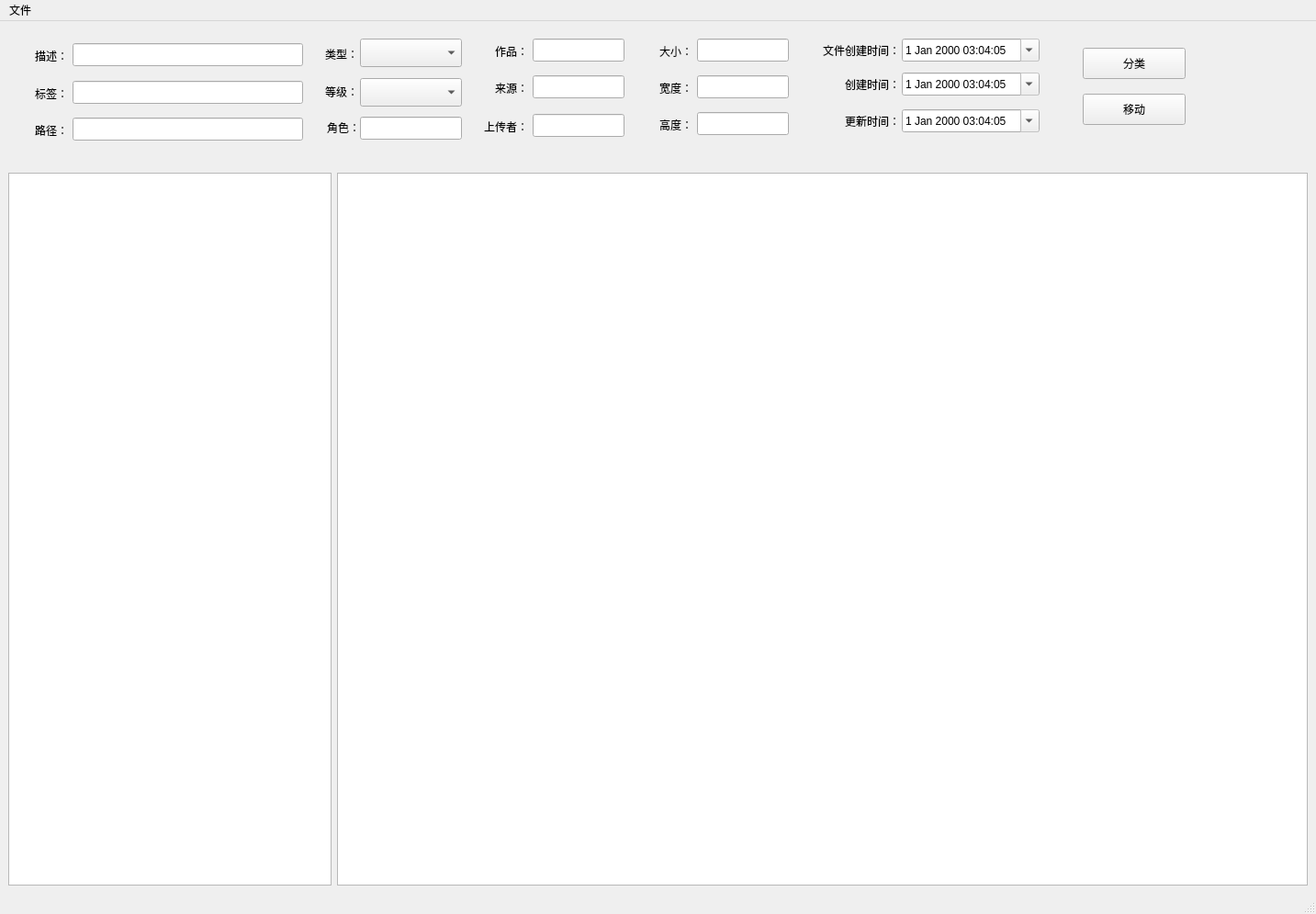
<?xml version="1.0" encoding="UTF-8"?>
<ui version="4.0">
 <class>Main</class>
 <widget class="QMainWindow" name="Main">
  <property name="geometry">
   <rect>
    <x>0</x>
    <y>0</y>
    <width>1433</width>
    <height>995</height>
   </rect>
  </property>
  <property name="acceptDrops">
   <bool>true</bool>
  </property>
  <property name="windowTitle">
   <string>图片整理程序</string>
  </property>
  <widget class="QWidget" name="centralwidget">
   <layout class="QVBoxLayout" name="verticalLayout" stretch="0,1">
    <item>
     <widget class="QWidget" name="widget" native="true">
      <property name="sizePolicy">
       <sizepolicy hsizetype="Expanding" vsizetype="Expanding">
        <horstretch>0</horstretch>
        <verstretch>0</verstretch>
       </sizepolicy>
      </property>
      <property name="minimumSize">
       <size>
        <width>0</width>
        <height>150</height>
       </size>
      </property>
      <widget class="QPushButton" name="pushButton_classify">
       <property name="geometry">
        <rect>
         <x>1170</x>
         <y>20</y>
         <width>112</width>
         <height>34</height>
        </rect>
       </property>
       <property name="text">
        <string>分类</string>
       </property>
      </widget>
      <widget class="QComboBox" name="comboBox_type">
       <property name="geometry">
        <rect>
         <x>383</x>
         <y>10</y>
         <width>111</width>
         <height>31</height>
        </rect>
       </property>
      </widget>
      <widget class="QLineEdit" name="lineEdit_desc">
       <property name="geometry">
        <rect>
         <x>70</x>
         <y>15</y>
         <width>251</width>
         <height>25</height>
        </rect>
       </property>
      </widget>
      <widget class="QLabel" name="label">
       <property name="geometry">
        <rect>
         <x>4</x>
         <y>19</y>
         <width>61</width>
         <height>20</height>
        </rect>
       </property>
       <property name="text">
        <string>描述：</string>
       </property>
       <property name="alignment">
        <set>Qt::AlignRight|Qt::AlignTrailing|Qt::AlignVCenter</set>
       </property>
      </widget>
      <widget class="QLabel" name="label_2">
       <property name="geometry">
        <rect>
         <x>4</x>
         <y>60</y>
         <width>61</width>
         <height>20</height>
        </rect>
       </property>
       <property name="text">
        <string>标签：</string>
       </property>
       <property name="alignment">
        <set>Qt::AlignRight|Qt::AlignTrailing|Qt::AlignVCenter</set>
       </property>
      </widget>
      <widget class="QLineEdit" name="lineEdit_tag">
       <property name="geometry">
        <rect>
         <x>70</x>
         <y>56</y>
         <width>251</width>
         <height>25</height>
        </rect>
       </property>
      </widget>
      <widget class="QComboBox" name="comboBox_level">
       <property name="geometry">
        <rect>
         <x>383</x>
         <y>53</y>
         <width>111</width>
         <height>31</height>
        </rect>
       </property>
      </widget>
      <widget class="QLabel" name="label_3">
       <property name="geometry">
        <rect>
         <x>320</x>
         <y>17</y>
         <width>61</width>
         <height>20</height>
        </rect>
       </property>
       <property name="text">
        <string>类型：</string>
       </property>
       <property name="alignment">
        <set>Qt::AlignRight|Qt::AlignTrailing|Qt::AlignVCenter</set>
       </property>
      </widget>
      <widget class="QLabel" name="label_4">
       <property name="geometry">
        <rect>
         <x>320</x>
         <y>58</y>
         <width>61</width>
         <height>20</height>
        </rect>
       </property>
       <property name="text">
        <string>等级：</string>
       </property>
       <property name="alignment">
        <set>Qt::AlignRight|Qt::AlignTrailing|Qt::AlignVCenter</set>
       </property>
      </widget>
      <widget class="QLabel" name="label_5">
       <property name="geometry">
        <rect>
         <x>505</x>
         <y>14</y>
         <width>61</width>
         <height>20</height>
        </rect>
       </property>
       <property name="text">
        <string>作品：</string>
       </property>
       <property name="alignment">
        <set>Qt::AlignRight|Qt::AlignTrailing|Qt::AlignVCenter</set>
       </property>
      </widget>
      <widget class="QLineEdit" name="lineEdit_works">
       <property name="geometry">
        <rect>
         <x>571</x>
         <y>10</y>
         <width>100</width>
         <height>25</height>
        </rect>
       </property>
      </widget>
      <widget class="QLabel" name="label_6">
       <property name="geometry">
        <rect>
         <x>505</x>
         <y>54</y>
         <width>61</width>
         <height>20</height>
        </rect>
       </property>
       <property name="text">
        <string>来源：</string>
       </property>
       <property name="alignment">
        <set>Qt::AlignRight|Qt::AlignTrailing|Qt::AlignVCenter</set>
       </property>
      </widget>
      <widget class="QLineEdit" name="lineEdit_source">
       <property name="geometry">
        <rect>
         <x>571</x>
         <y>50</y>
         <width>100</width>
         <height>25</height>
        </rect>
       </property>
      </widget>
      <widget class="QLineEdit" name="lineEdit_path">
       <property name="enabled">
        <bool>true</bool>
       </property>
       <property name="geometry">
        <rect>
         <x>70</x>
         <y>96</y>
         <width>251</width>
         <height>25</height>
        </rect>
       </property>
       <property name="readOnly">
        <bool>true</bool>
       </property>
      </widget>
      <widget class="QLabel" name="label_7">
       <property name="geometry">
        <rect>
         <x>4</x>
         <y>100</y>
         <width>61</width>
         <height>20</height>
        </rect>
       </property>
       <property name="text">
        <string>路径：</string>
       </property>
       <property name="alignment">
        <set>Qt::AlignRight|Qt::AlignTrailing|Qt::AlignVCenter</set>
       </property>
      </widget>
      <widget class="QDateTimeEdit" name="dateTimeEdit_create">
       <property name="geometry">
        <rect>
         <x>973</x>
         <y>47</y>
         <width>150</width>
         <height>25</height>
        </rect>
       </property>
       <property name="frame">
        <bool>true</bool>
       </property>
       <property name="readOnly">
        <bool>true</bool>
       </property>
       <property name="buttonSymbols">
        <enum>QAbstractSpinBox::NoButtons</enum>
       </property>
       <property name="accelerated">
        <bool>false</bool>
       </property>
       <property name="keyboardTracking">
        <bool>true</bool>
       </property>
       <property name="showGroupSeparator" stdset="0">
        <bool>false</bool>
       </property>
       <property name="dateTime">
        <datetime>
         <hour>3</hour>
         <minute>4</minute>
         <second>5</second>
         <year>2000</year>
         <month>1</month>
         <day>1</day>
        </datetime>
       </property>
       <property name="calendarPopup">
        <bool>true</bool>
       </property>
      </widget>
      <widget class="QLabel" name="label_9">
       <property name="geometry">
        <rect>
         <x>880</x>
         <y>50</y>
         <width>91</width>
         <height>20</height>
        </rect>
       </property>
       <property name="text">
        <string>创建时间：</string>
       </property>
       <property name="alignment">
        <set>Qt::AlignRight|Qt::AlignTrailing|Qt::AlignVCenter</set>
       </property>
      </widget>
      <widget class="QDateTimeEdit" name="dateTimeEdit_update">
       <property name="geometry">
        <rect>
         <x>973</x>
         <y>87</y>
         <width>150</width>
         <height>25</height>
        </rect>
       </property>
       <property name="frame">
        <bool>true</bool>
       </property>
       <property name="readOnly">
        <bool>true</bool>
       </property>
       <property name="buttonSymbols">
        <enum>QAbstractSpinBox::NoButtons</enum>
       </property>
       <property name="accelerated">
        <bool>false</bool>
       </property>
       <property name="keyboardTracking">
        <bool>true</bool>
       </property>
       <property name="showGroupSeparator" stdset="0">
        <bool>false</bool>
       </property>
       <property name="dateTime">
        <datetime>
         <hour>3</hour>
         <minute>4</minute>
         <second>5</second>
         <year>2000</year>
         <month>1</month>
         <day>1</day>
        </datetime>
       </property>
       <property name="calendarPopup">
        <bool>true</bool>
       </property>
      </widget>
      <widget class="QLabel" name="label_10">
       <property name="geometry">
        <rect>
         <x>880</x>
         <y>90</y>
         <width>91</width>
         <height>20</height>
        </rect>
       </property>
       <property name="text">
        <string>更新时间：</string>
       </property>
       <property name="alignment">
        <set>Qt::AlignRight|Qt::AlignTrailing|Qt::AlignVCenter</set>
       </property>
      </widget>
      <widget class="QPushButton" name="pushButton_move">
       <property name="geometry">
        <rect>
         <x>1170</x>
         <y>70</y>
         <width>112</width>
         <height>34</height>
        </rect>
       </property>
       <property name="text">
        <string>移动</string>
       </property>
      </widget>
      <widget class="QLineEdit" name="lineEdit_role">
       <property name="geometry">
        <rect>
         <x>383</x>
         <y>95</y>
         <width>111</width>
         <height>25</height>
        </rect>
       </property>
      </widget>
      <widget class="QLabel" name="label_11">
       <property name="geometry">
        <rect>
         <x>322</x>
         <y>97</y>
         <width>61</width>
         <height>20</height>
        </rect>
       </property>
       <property name="text">
        <string>角色：</string>
       </property>
       <property name="alignment">
        <set>Qt::AlignRight|Qt::AlignTrailing|Qt::AlignVCenter</set>
       </property>
      </widget>
      <widget class="QLabel" name="label_8">
       <property name="geometry">
        <rect>
         <x>505</x>
         <y>96</y>
         <width>61</width>
         <height>20</height>
        </rect>
       </property>
       <property name="text">
        <string>上传者：</string>
       </property>
       <property name="alignment">
        <set>Qt::AlignRight|Qt::AlignTrailing|Qt::AlignVCenter</set>
       </property>
      </widget>
      <widget class="QLineEdit" name="lineEdit_author">
       <property name="geometry">
        <rect>
         <x>571</x>
         <y>92</y>
         <width>100</width>
         <height>25</height>
        </rect>
       </property>
      </widget>
      <widget class="QLineEdit" name="lineEdit_width">
       <property name="geometry">
        <rect>
         <x>750</x>
         <y>50</y>
         <width>100</width>
         <height>25</height>
        </rect>
       </property>
       <property name="readOnly">
        <bool>true</bool>
       </property>
      </widget>
      <widget class="QLabel" name="label_12">
       <property name="geometry">
        <rect>
         <x>684</x>
         <y>54</y>
         <width>61</width>
         <height>20</height>
        </rect>
       </property>
       <property name="text">
        <string>宽度：</string>
       </property>
       <property name="alignment">
        <set>Qt::AlignRight|Qt::AlignTrailing|Qt::AlignVCenter</set>
       </property>
      </widget>
      <widget class="QLineEdit" name="lineEdit_height">
       <property name="geometry">
        <rect>
         <x>750</x>
         <y>90</y>
         <width>100</width>
         <height>25</height>
        </rect>
       </property>
       <property name="readOnly">
        <bool>true</bool>
       </property>
      </widget>
      <widget class="QLabel" name="label_13">
       <property name="geometry">
        <rect>
         <x>684</x>
         <y>94</y>
         <width>61</width>
         <height>20</height>
        </rect>
       </property>
       <property name="text">
        <string>高度：</string>
       </property>
       <property name="alignment">
        <set>Qt::AlignRight|Qt::AlignTrailing|Qt::AlignVCenter</set>
       </property>
      </widget>
      <widget class="QLabel" name="label_14">
       <property name="geometry">
        <rect>
         <x>880</x>
         <y>13</y>
         <width>91</width>
         <height>20</height>
        </rect>
       </property>
       <property name="text">
        <string>文件创建时间：</string>
       </property>
       <property name="alignment">
        <set>Qt::AlignRight|Qt::AlignTrailing|Qt::AlignVCenter</set>
       </property>
      </widget>
      <widget class="QDateTimeEdit" name="dateTimeEdit_file_create">
       <property name="geometry">
        <rect>
         <x>973</x>
         <y>10</y>
         <width>150</width>
         <height>25</height>
        </rect>
       </property>
       <property name="frame">
        <bool>true</bool>
       </property>
       <property name="readOnly">
        <bool>true</bool>
       </property>
       <property name="buttonSymbols">
        <enum>QAbstractSpinBox::NoButtons</enum>
       </property>
       <property name="accelerated">
        <bool>false</bool>
       </property>
       <property name="keyboardTracking">
        <bool>true</bool>
       </property>
       <property name="showGroupSeparator" stdset="0">
        <bool>false</bool>
       </property>
       <property name="dateTime">
        <datetime>
         <hour>3</hour>
         <minute>4</minute>
         <second>5</second>
         <year>2000</year>
         <month>1</month>
         <day>1</day>
        </datetime>
       </property>
       <property name="calendarPopup">
        <bool>true</bool>
       </property>
      </widget>
      <widget class="QLabel" name="label_15">
       <property name="geometry">
        <rect>
         <x>684</x>
         <y>14</y>
         <width>61</width>
         <height>20</height>
        </rect>
       </property>
       <property name="text">
        <string>大小：</string>
       </property>
       <property name="alignment">
        <set>Qt::AlignRight|Qt::AlignTrailing|Qt::AlignVCenter</set>
       </property>
      </widget>
      <widget class="QLineEdit" name="lineEdit_size">
       <property name="geometry">
        <rect>
         <x>750</x>
         <y>10</y>
         <width>100</width>
         <height>25</height>
        </rect>
       </property>
       <property name="readOnly">
        <bool>true</bool>
       </property>
      </widget>
     </widget>
    </item>
    <item>
     <layout class="QHBoxLayout" name="horizontalLayout" stretch="1,3">
      <item>
       <widget class="QListView" name="listView">
        <property name="sizePolicy">
         <sizepolicy hsizetype="Expanding" vsizetype="Expanding">
          <horstretch>1</horstretch>
          <verstretch>0</verstretch>
         </sizepolicy>
        </property>
        <property name="minimumSize">
         <size>
          <width>0</width>
          <height>0</height>
         </size>
        </property>
        <property name="maximumSize">
         <size>
          <width>16777215</width>
          <height>16777215</height>
         </size>
        </property>
        <property name="acceptDrops">
         <bool>true</bool>
        </property>
        <property name="selectionMode">
         <enum>QAbstractItemView::ExtendedSelection</enum>
        </property>
        <property name="resizeMode">
         <enum>QListView::Fixed</enum>
        </property>
       </widget>
      </item>
      <item>
       <widget class="QGraphicsView" name="graphicsView">
        <property name="sizePolicy">
         <sizepolicy hsizetype="Expanding" vsizetype="Expanding">
          <horstretch>3</horstretch>
          <verstretch>0</verstretch>
         </sizepolicy>
        </property>
        <property name="minimumSize">
         <size>
          <width>0</width>
          <height>0</height>
         </size>
        </property>
        <property name="verticalScrollBarPolicy">
         <enum>Qt::ScrollBarAlwaysOff</enum>
        </property>
        <property name="horizontalScrollBarPolicy">
         <enum>Qt::ScrollBarAlwaysOff</enum>
        </property>
       </widget>
      </item>
     </layout>
    </item>
   </layout>
  </widget>
  <widget class="QMenuBar" name="menubar">
   <property name="geometry">
    <rect>
     <x>0</x>
     <y>0</y>
     <width>1433</width>
     <height>23</height>
    </rect>
   </property>
   <widget class="QMenu" name="menu">
    <property name="title">
     <string>文件</string>
    </property>
    <addaction name="actionOpen"/>
   </widget>
   <addaction name="menu"/>
  </widget>
  <widget class="QStatusBar" name="statusbar"/>
  <action name="actionOpen">
   <property name="text">
    <string>打开</string>
   </property>
   <property name="shortcut">
    <string>Ctrl+O</string>
   </property>
  </action>
 </widget>
 <resources/>
 <connections/>
</ui>
